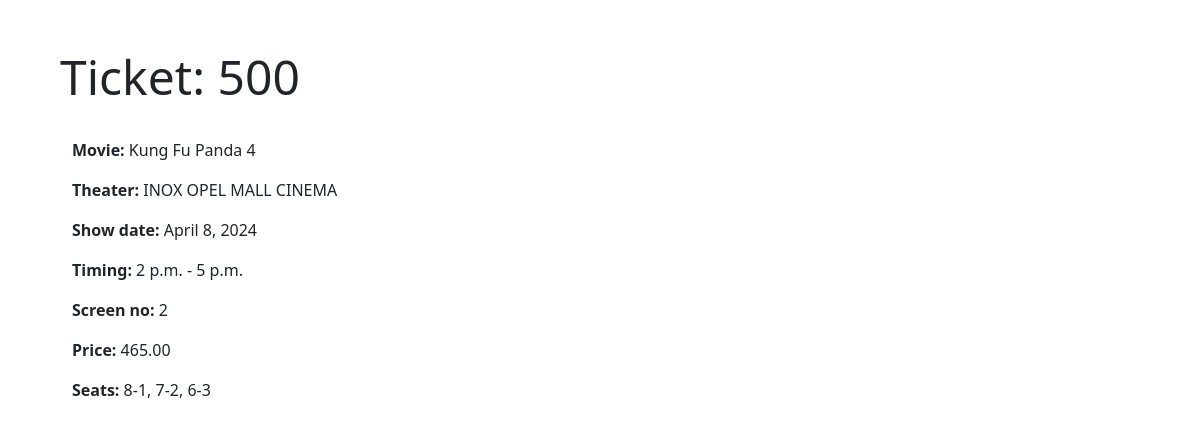
Page /full_ticket/500 (signed in) on the committed database.
### book_movie/models.py (models this page shows, shortened)
class Ticket(models.Model):
    BOOKING_STATUS = (
        ('BOOKED', 'BOOKED'),
        ('CANCELED', 'CANCELED')
    )
    user = models.ForeignKey(User, on_delete=models.CASCADE)
    Show_id = models.ForeignKey(Show, on_delete=models.CASCADE)
    ticket_no = models.AutoField(primary_key=True)    #
    booking_status = models.CharField(max_length=24, null=True, choices=BOOKING_STATUS, default=BOOKING_STATUS[0][0]) #
    amount = models.DecimalField(max_digits=10, decimal_places=2)

class Show(models.Model):
    Show_id = models.AutoField(primary_key=True)
    movie_id = models.ForeignKey(Movie, on_delete=models.CASCADE, related_name='movie_show')
    Theater_name = models.ForeignKey(Theater, on_delete=models.CASCADE, related_name='Theater_show')
    start_time = models.TimeField()
    end_time = models.TimeField()
    Show_date = models.DateField('%d-%m-%Y')
    Screen_no = models.PositiveIntegerField()
    ticket_price=models.PositiveBigIntegerField(default=0)

class Movie(models.Model):
    movie_id = models.AutoField(primary_key=True)
    movie_title = models.CharField(max_length=100)
    img = models.ImageField(upload_to='movie_poster')
    description = models.CharField(max_length=1000)
    cast = models.CharField(max_length=255)
    grade = models.CharField(max_length=3)
    movie_type = models.CharField(max_length=30)
    release_date = models.DateField('%d-%m-%Y')
    duration = models.CharField(max_length=30)
    rating = models.FloatField(default=0)

class Theater(models.Model):
    Theater_name = models.CharField(max_length=50, primary_key=True)
    city = models.CharField(max_length=20)
    address = models.CharField(max_length=150)
    total_screens = models.PositiveIntegerField()
    user = models.ForeignKey(User, on_delete=models.CASCADE, related_name='theaters')
    def __str__(self):
        return self.Theater_name

class Seat(models.Model):
    ticket_no = models.ForeignKey(Ticket, on_delete=models.CASCADE)
    seat_row = models.PositiveIntegerField()
    seat_col = models.PositiveIntegerField()
    is_booked = models.BooleanField(default = False)

### book_movie/views.py (the view)
# urls.py: path("full_ticket/<int:ticket_no>", views.full_ticket, name="full_ticket"),
@login_required
def full_ticket(request, ticket_no):
    ticket= Ticket.objects.get(ticket_no=ticket_no)
    seats= Seat.objects.filter(ticket_no=ticket_no)
    return render(request, 'full_ticket.html', {'ticket':ticket, 'seats':seats})

### templates/full_ticket.html (shortened to what this page needs)
{% load bootstrap5 %}
<!DOCTYPE html>
<html lang="en">
<head>
    {% bootstrap_css %}
</head>
<body class="p-5">
    <div class="container">
        <h1 class="display-5">Ticket: {{ ticket.ticket_no }}</h1>
        <br>
        <div class="container">
                <p><b>Movie:</b> {{ ticket.Show_id.movie_id.movie_title }}</p>
                <p><b>Theater: </b> {{ ticket.Show_id.Theater_name }}</p>
                <p><b>Show date:</b> {{ ticket.Show_id.Show_date }}</p>
                <p><b>Timing:</b> {{ ticket.Show_id.start_time }} - {{ ticket.Show_id.end_time }}</p>
                <p><b>Screen no:</b> {{ ticket.Show_id.Screen_no }}</p>
                <p><b>Price: </b> {{ ticket.amount }}</p>
                <p><b>Seats: </b>
                    {% for seat in seats %}
                        {{ seat.seat_row }}-{{ seat.seat_col }}{% if not forloop.last %}, {% endif %}
                    {% endfor %}
                </p>
        </div>
    </div>
</body>
</html>

### rows in the picture
Ticket: ticket_no "500", Show_id.movie_id.movie_title "Kung Fu Panda 4", Show_id.Theater_name "INOX OPEL MALL CINEMA", Show_id.Show_date "April 8, 2024", Show_id.start_time "2 p.m.", Show_id.end_time "5 p.m.", Show_id.Screen_no "2", amount "465.00"
Seat: seat_row "8", seat_col "1"
Seat: seat_row "7", seat_col "2"
Seat: seat_row "6", seat_col "3"
